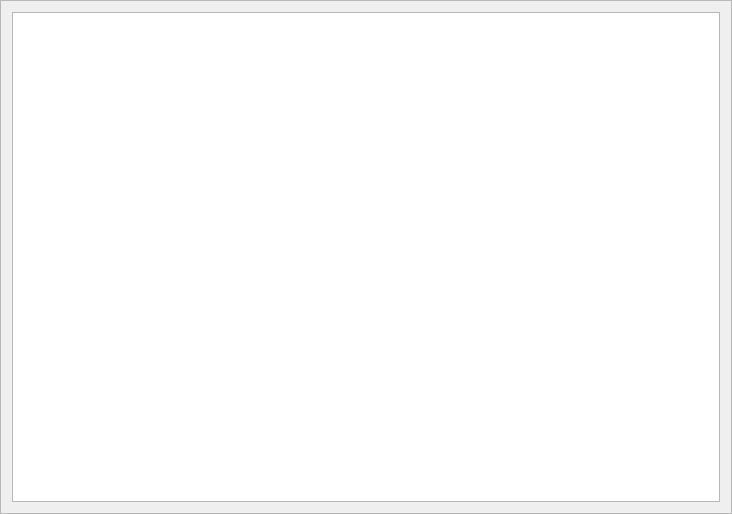
<?xml version="1.0" encoding="UTF-8"?>
<ui version="4.0">
 <class>Graph_AI</class>
 <widget class="QFrame" name="Graph_AI">
  <property name="geometry">
   <rect>
    <x>0</x>
    <y>0</y>
    <width>732</width>
    <height>514</height>
   </rect>
  </property>
  <property name="windowTitle">
   <string>Frame</string>
  </property>
  <property name="frameShape">
   <enum>QFrame::StyledPanel</enum>
  </property>
  <property name="frameShadow">
   <enum>QFrame::Raised</enum>
  </property>
  <layout class="QGridLayout" name="gridLayout">
   <item row="0" column="0">
    <widget class="QGraphicsView" name="graphicsView_AI"/>
   </item>
  </layout>
 </widget>
 <resources/>
 <connections/>
</ui>
